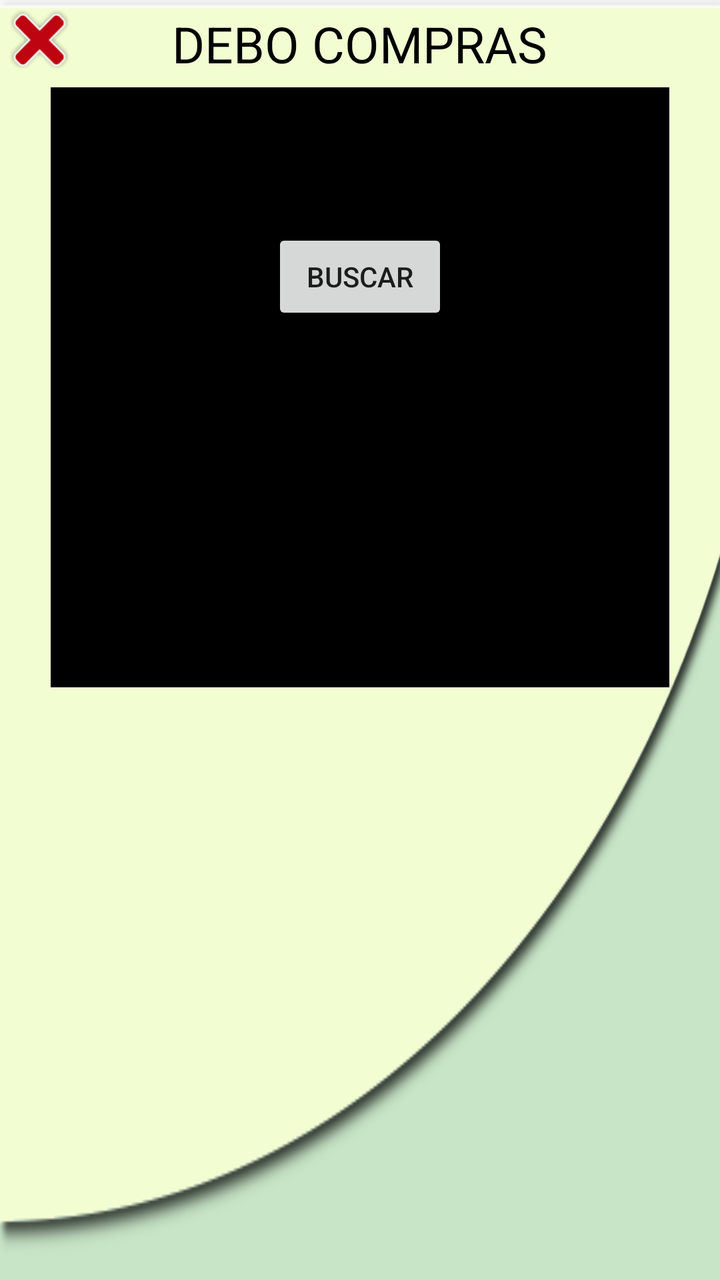
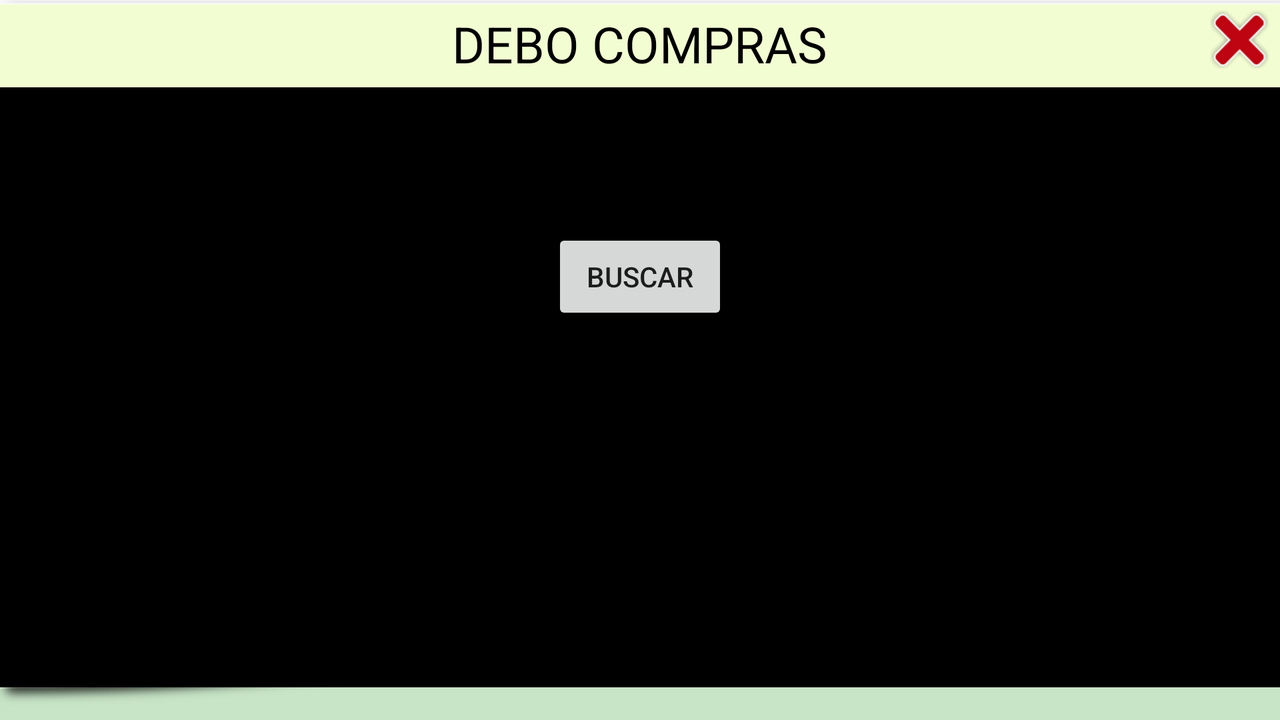

The same Android screen from two of the app's own layout files: first res/layout/ as a phone draws it, then the repository's variant for another configuration, drawn on a device whose configuration selects that folder. Both files follow.
<!-- AndroidManifest.xml: application theme AppTheme -->
<!-- res/layout/xml_busqueda_proveedor.xml -->
<?xml version="1.0" encoding="utf-8"?>
<RelativeLayout xmlns:android="http://schemas.android.com/apk/res/android"
    android:layout_width="match_parent"
    android:layout_height="match_parent"
    android:background="@drawable/fondo_recepcion_inventario" >

    <LinearLayout
        android:layout_width="match_parent"
        android:layout_height="match_parent"
        android:layout_centerInParent="true"
        android:gravity="center_horizontal"
        android:orientation="vertical" >

        <TextView
            android:layout_width="wrap_content"
            android:layout_height="wrap_content"
            android:layout_margin="5dp"
            android:text="DEBO COMPRAS"
            android:textColor="@color/black"
            android:textSize="@dimen/titulo" />

        <LinearLayout
            android:layout_width="wrap_content"
            android:layout_height="300dp"
            android:background="@color/black"
            android:gravity="center_horizontal"
            android:orientation="vertical">

            <TextView
                android:id="@+id/textView"
                android:layout_width="wrap_content"
                android:layout_height="wrap_content"
                android:layout_gravity="center_horizontal"
                android:text="Ingrese Razon Social Proveedor"
                android:textAppearance="?android:attr/textAppearanceLarge" />

            <EditText
                android:id="@+id/editTextProv"
                android:layout_width="225dp"
                android:layout_height="wrap_content" />

            <Button
                android:id="@+id/ID_BUSCAR_PROV"
                android:layout_width="wrap_content"
                android:layout_height="wrap_content"
                android:layout_gravity="center_horizontal"
                android:onClick="buscarProveedor"
                android:text="Buscar" />

        </LinearLayout>

        

        <LinearLayout
            android:layout_width="wrap_content"
            android:layout_height="wrap_content"
            android:layout_marginTop="10dp"
            android:gravity="center_vertical"
            android:orientation="horizontal"
            android:weightSum="1">

            
            
            
            
            
            
            
            

        </LinearLayout>
    </LinearLayout>

    <ImageView
        android:id="@+id/CMB_boton_salir"
        android:layout_width="30dp"
        android:layout_height="30dp"
        android:layout_margin="5dp"
        android:src="@drawable/boton_salir" />

</RelativeLayout>
<!-- resources referenced by this layout -->
<resources>
  <dimen name="titulo">25sp</dimen>
  <!-- drawable boton_salir: png bitmap (drawable, 8428 bytes) -->
  <!-- drawable fondo_recepcion_inventario: png bitmap (drawable-v24, 81043 bytes) -->
  <style name="AppTheme" parent="Theme.AppCompat.Light.DarkActionBar">
          
          <item name="colorPrimary">@color/colorPrimary</item>
          <item name="colorPrimaryDark">@color/colorPrimaryDark</item>
          <item name="colorAccent">@color/colorAccent</item>
      </style>
  <color name="colorPrimary">#008577</color>
  <color name="colorPrimaryDark">#00574B</color>
  <color name="colorAccent">#D81B60</color>
</resources>
<!-- res/layout-land/xml_busqueda_proveedor.xml (the repository's variant of the layout above) -->
<!-- drawn on the phone turned sideways -->
<?xml version="1.0" encoding="utf-8"?>
<RelativeLayout xmlns:android="http://schemas.android.com/apk/res/android"
    android:layout_width="match_parent"
    android:layout_height="match_parent"
    android:background="@drawable/fondo_recepcion_inventario" >

    <LinearLayout
        android:layout_width="match_parent"
        android:layout_height="match_parent"
        android:layout_centerInParent="true"
        android:gravity="center_horizontal"
        android:orientation="vertical" >

        <TextView
            android:layout_width="wrap_content"
            android:layout_height="wrap_content"
            android:layout_margin="5dp"
            android:text="DEBO COMPRAS"
            android:textColor="@color/black"
            android:textSize="@dimen/titulo" />

        <LinearLayout
            android:layout_width="match_parent"
            android:layout_height="300dp"
            android:background="@color/black"
            android:gravity="center_horizontal"
            android:orientation="vertical">

            <TextView
                android:id="@+id/textView"
                android:layout_width="match_parent"
                android:layout_height="wrap_content"
                android:layout_gravity="center_horizontal"
                android:text="Ingrese Razon Social Proveedor"
                android:textAppearance="?android:attr/textAppearanceLarge" />

            <EditText
                android:id="@+id/editTextProv"
                android:gravity="start"
                android:layout_width="match_parent"
                android:layout_height="wrap_content" />

            <Button
                android:id="@+id/ID_BUSCAR_PROV"
                android:layout_width="wrap_content"
                android:layout_height="wrap_content"
                android:layout_gravity="center_horizontal"
                android:onClick="buscarProveedor"
                android:text="Buscar" />

        </LinearLayout>

        

        <LinearLayout
            android:layout_width="wrap_content"
            android:layout_height="wrap_content"
            android:layout_marginTop="10dp"
            android:gravity="center_vertical"
            android:orientation="horizontal"
            android:weightSum="1">

            
            
            
            
            
            
            
            

        </LinearLayout>
    </LinearLayout>

    <ImageView
        android:id="@+id/CMB_boton_salir"
        android:layout_width="30dp"
        android:layout_height="30dp"
        android:layout_alignParentEnd="true"
        android:layout_margin="5dp"
        android:src="@drawable/boton_salir" />

</RelativeLayout>
